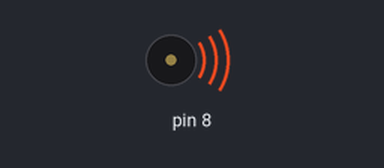
A sketch run on a simulated Arduino Uno, built with avr-gcc and run on an emulated ATmega328P. On the bench: buzzer (waves = sounding).

Above: at 0.1 s.
At 51.9 s:
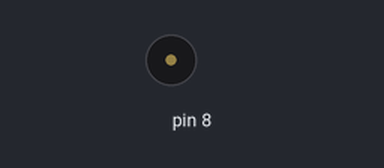
Timing chart, 0 to 53.4 s (numbered marks = the images above):
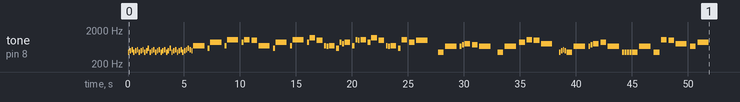

The sketch:

sketch_apr02b.ino
```cpp
#include "pitches.h"
//Dragon Age Inquisition theme (partial)
int melody[] = {
  NOTE_A4, NOTE_B4, NOTE_C5, NOTE_A4, NOTE_B4, NOTE_C5, NOTE_A4, NOTE_B4, NOTE_C5, NOTE_A4, NOTE_B4, NOTE_D5,
  NOTE_A4, NOTE_B4, NOTE_C5, NOTE_A4, NOTE_B4, NOTE_C5, NOTE_A4, NOTE_B4, NOTE_C5, NOTE_A4, NOTE_B4, NOTE_D5,
  NOTE_A4, NOTE_B4, NOTE_C5, NOTE_A4, NOTE_B4, NOTE_C5, NOTE_A4, NOTE_B4, NOTE_C5, NOTE_D5, NOTE_C5, NOTE_B4,
  NOTE_F5, NOTE_D5, NOTE_A5, NOTE_F5, NOTE_C6, NOTE_A5, NOTE_C6, NOTE_B5,
  NOTE_F5, NOTE_D5, NOTE_A5, NOTE_F5, NOTE_C6, NOTE_A5, NOTE_D6, NOTE_B5,
  NOTE_F5, NOTE_E5, NOTE_F5, NOTE_D5, NOTE_A5, NOTE_G5, NOTE_A5, NOTE_F5,
  NOTE_C6, NOTE_B5, NOTE_C6, NOTE_A5, NOTE_D6, NOTE_B5,
  NOTE_F5, NOTE_E5, NOTE_F5, NOTE_D5, NOTE_C6, NOTE_A5,
  NOTE_B5, 0,
  NOTE_A4, NOTE_E5, NOTE_E5, NOTE_FS5, NOTE_G5, NOTE_FS5, NOTE_E5, 0,
  NOTE_A4, NOTE_E5, NOTE_A5, NOTE_C6, NOTE_B5, NOTE_G5, 0,
  NOTE_A4, NOTE_B4, NOTE_C5, NOTE_B4,
  NOTE_A4, NOTE_E5, NOTE_E5, NOTE_FS5, NOTE_G5, NOTE_A5, NOTE_E5, NOTE_A4, NOTE_A4, NOTE_A4, NOTE_A4,
  NOTE_A4, NOTE_E5, NOTE_A4, NOTE_C6, NOTE_B5, NOTE_G5, NOTE_E5, NOTE_A5
};

// note durations: 4 = quarter note, 8 = eighth note, etc.:
int noteDurations[] = {
  8, 8, 8, 8, 8, 8, 8, 8, 8, 8, 8, 8,
  8, 8, 8, 8, 8, 8, 8, 8, 8, 8, 8, 8,
  8, 8, 8, 8, 8, 8, 8, 8, 8, 8, 8, 8,
  1, 6, 1, 6, 1, 6, 2, 2,
  1, 6, 1, 6, 1, 6, 2, 2,
  6, 6, 2, 4, 6, 6, 2, 4,
  6, 6, 2, 4, 2, 2,
  6, 6, 2, 4, 2, 2,
  1, 2,
  2, 1, 6, 6, 2, 2, 1, 4,
  2, 1, 2, 2, 2, 1, 4,
  8, 8, 8, 8,
  2, 1, 6, 6, 2, 2, 1, 6, 6, 6, 6,
  2, 1, 2, 2, 2, 1, 2, 1,
  1

};

void setup() {
  // iterate over the notes of the melody:
  for (int thisNote = 0; thisNote < 112; thisNote++) {

    // to calculate the note duration, take one second divided by the note type.
    //e.g. quarter note = 1000 / 4, eighth note = 1000/8, etc.
    int noteDuration = 1000 / noteDurations[thisNote];
    tone(8, melody[thisNote], noteDuration);

    // to distinguish the notes, set a minimum time between them.
    // the note's duration + 30% seems to work well:
    int pauseBetweenNotes = noteDuration * 1.30;
    delay(pauseBetweenNotes);
    // stop the tone playing:
    noTone(8);
  }
}

void loop() {
  // no need to repeat the melody.
}

// ghetto gospel melody NOTE_C6, NOTE_DS5, NOTE_G5, NOTE_F5, NOTE_DS5, NOTE_C5, NOTE_CS5, NOTE_C6, NOTE_G5, NOTE_F5, NOTE_DS5, NOTE_C5, NOTE_AS4, NOTE_GS4, NOTE_G4, NOTE_F4, NOTE_G4, NOTE_GS4
// ghetto gospel noteDurations 6, 8, 2, 6, 4, 4, 8, 2, 2, 8, 8, 8, 8, 8, 8, 8, 8, 1
```

pitches.h
```cpp
/*************************************************
 * Public Constants
 *************************************************/

#define NOTE_B0  31
#define NOTE_C1  33
#define NOTE_CS1 35
#define NOTE_D1  37
#define NOTE_DS1 39
#define NOTE_E1  41
#define NOTE_F1  44
#define NOTE_FS1 46
#define NOTE_G1  49
#define NOTE_GS1 52
#define NOTE_A1  55
#define NOTE_AS1 58
#define NOTE_B1  62
#define NOTE_C2  65
#define NOTE_CS2 69
#define NOTE_D2  73
#define NOTE_DS2 78
#define NOTE_E2  82
#define NOTE_F2  87
#define NOTE_FS2 93
#define NOTE_G2  98
#define NOTE_GS2 104
#define NOTE_A2  110
#define NOTE_AS2 117
#define NOTE_B2  123
#define NOTE_C3  131
#define NOTE_CS3 139
#define NOTE_D3  147
#define NOTE_DS3 156
#define NOTE_E3  165
#define NOTE_F3  175
#define NOTE_FS3 185
#define NOTE_G3  196
#define NOTE_GS3 208
#define NOTE_A3  220
#define NOTE_AS3 233
#define NOTE_B3  247
#define NOTE_C4  262
#define NOTE_CS4 277
#define NOTE_D4  294
#define NOTE_DS4 311
#define NOTE_E4  330
#define NOTE_F4  349
#define NOTE_FS4 370
#define NOTE_G4  392
#define NOTE_GS4 415
#define NOTE_A4  440
#define NOTE_AS4 466
#define NOTE_B4  494
#define NOTE_C5  523
#define NOTE_CS5 554
#define NOTE_D5  587
#define NOTE_DS5 622
#define NOTE_E5  659
#define NOTE_F5  698
#define NOTE_FS5 740
#define NOTE_G5  784
#define NOTE_GS5 831
#define NOTE_A5  880
#define NOTE_AS5 932
#define NOTE_B5  988
#define NOTE_C6  1047
#define NOTE_CS6 1109
#define NOTE_D6  1175
#define NOTE_DS6 1245
#define NOTE_E6  1319
#define NOTE_F6  1397
#define NOTE_FS6 1480
#define NOTE_G6  1568
#define NOTE_GS6 1661
#define NOTE_A6  1760
#define NOTE_AS6 1865
#define NOTE_B6  1976
#define NOTE_C7  2093
#define NOTE_CS7 2217
#define NOTE_D7  2349
#define NOTE_DS7 2489
#define NOTE_E7  2637
#define NOTE_F7  2794
#define NOTE_FS7 2960
#define NOTE_G7  3136
#define NOTE_GS7 3322
#define NOTE_A7  3520
#define NOTE_AS7 3729
#define NOTE_B7  3951
#define NOTE_C8  4186
#define NOTE_CS8 4435
#define NOTE_D8  4699
#define NOTE_DS8 4978
```
